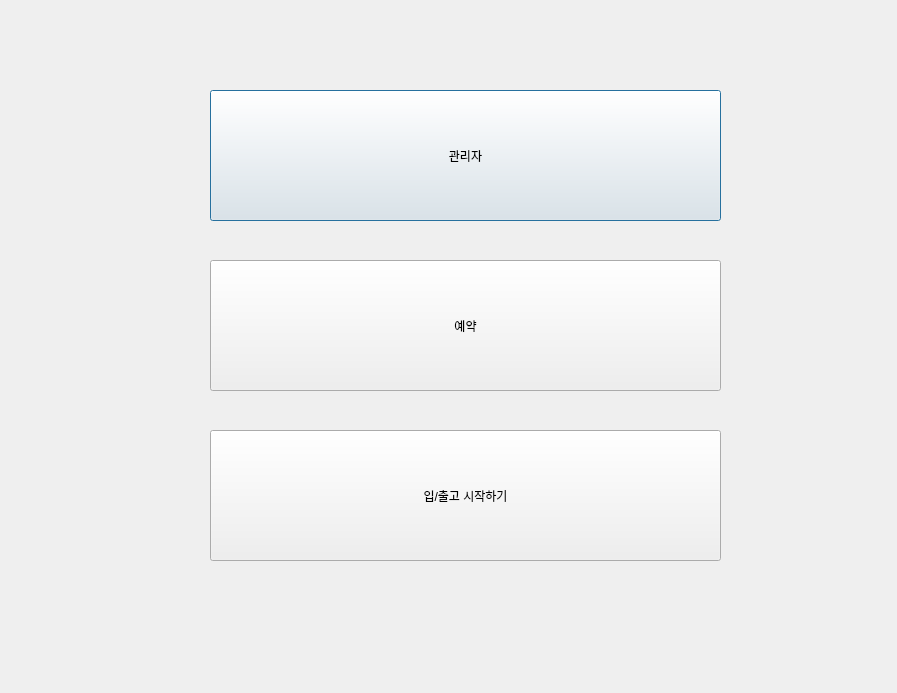
<?xml version="1.0" encoding="UTF-8"?>
<ui version="4.0">
 <class>Dialog</class>
 <widget class="QDialog" name="Dialog">
  <property name="geometry">
   <rect>
    <x>0</x>
    <y>0</y>
    <width>897</width>
    <height>693</height>
   </rect>
  </property>
  <property name="windowTitle">
   <string>Dialog</string>
  </property>
  <widget class="QPushButton" name="manger_btn">
   <property name="geometry">
    <rect>
     <x>210</x>
     <y>90</y>
     <width>511</width>
     <height>131</height>
    </rect>
   </property>
   <property name="text">
    <string>관리자</string>
   </property>
  </widget>
  <widget class="QPushButton" name="order_btn">
   <property name="geometry">
    <rect>
     <x>210</x>
     <y>260</y>
     <width>511</width>
     <height>131</height>
    </rect>
   </property>
   <property name="text">
    <string>예약</string>
   </property>
  </widget>
  <widget class="QPushButton" name="client_btn">
   <property name="geometry">
    <rect>
     <x>210</x>
     <y>430</y>
     <width>511</width>
     <height>131</height>
    </rect>
   </property>
   <property name="text">
    <string>입/출고 시작하기</string>
   </property>
  </widget>
 </widget>
 <resources/>
 <connections/>
</ui>
